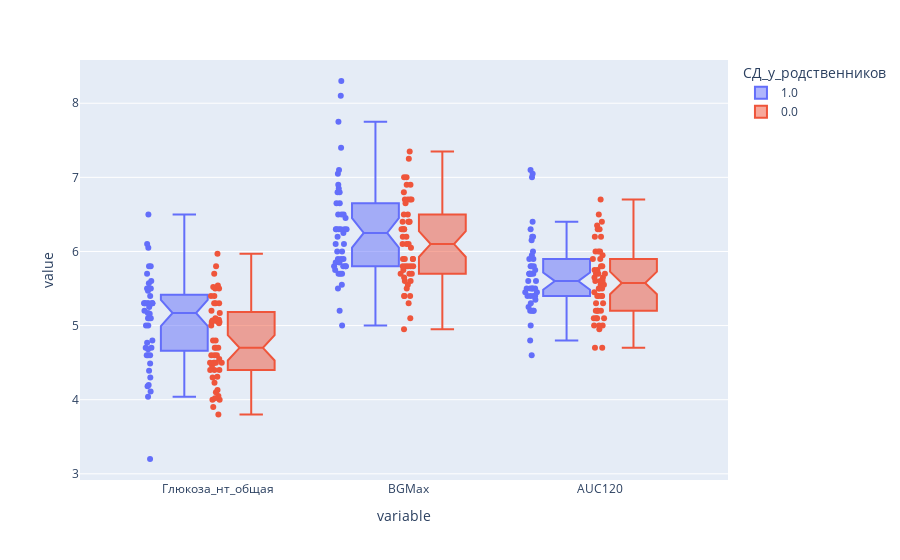

Notebook code cell kept with this figure:
### Code cell
px.box(pd.concat([noutof_clinical_data['Глюкоза_нт_общая'],
                  data['BGMax'].groupby('N').median(),
                  data['AUC120'].groupby('N').median(),
                  noutof_clinical_data['СД_у_родственников']],
                  axis=1), color='СД_у_родственников',
       notched=True, points='all')

### Figure 1 — Plotly figure (JSON) as saved in the notebook; plotly's stock layout.template omitted (floating-point values rounded to 4 significant figures; data arrays with more than 128 entries replaced by an {"elided": "..."} marker saying what was removed)
{"data": [{"alignmentgroup": "True", "boxpoints": "all", "hovertemplate": "СД_у_родственников=1.0<br>variable=%{x}<br>value=%{y}<extra></extra>", "legendgroup": "1.0", "marker": {"color": "#636efa"}, "name": "1.0", "notched": true, "offsetgroup": "1.0", "orientation": "v", "showlegend": true, "type": "box", "x": {"elided": "135 str values"}, "x0": " ", "xaxis": "x", "y": {"elided": "135 float values"}, "y0": " ", "yaxis": "y"}, {"alignmentgroup": "True", "boxpoints": "all", "hovertemplate": "СД_у_родственников=0.0<br>variable=%{x}<br>value=%{y}<extra></extra>", "legendgroup": "0.0", "marker": {"color": "#EF553B"}, "name": "0.0", "notched": true, "offsetgroup": "0.0", "orientation": "v", "showlegend": true, "type": "box", "x": {"elided": "156 str values"}, "x0": " ", "xaxis": "x", "y": {"elided": "156 float values"}, "y0": " ", "yaxis": "y"}], "layout": {"boxmode": "group", "legend": {"title": {"text": "СД_у_родственников"}, "tracegroupgap": 0}, "margin": {"t": 60}, "xaxis": {"anchor": "y", "domain": [0, 1], "title": {"text": "variable"}}, "yaxis": {"anchor": "x", "domain": [0, 1], "title": {"text": "value"}}}}
